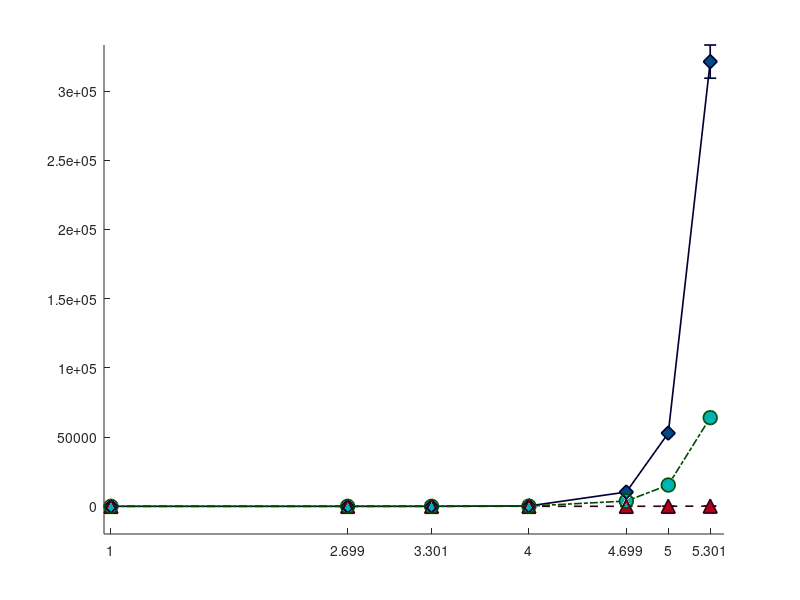

This chart was generated by the following MATLAB code: (Note: this script raises an error after producing the figure.)
m = csvread('results.csv', 1, 0);

[R,C] = size(m);
T = R/3;
% size, prep time avg & stddev, 
% (insert time avg & stddev, remove time avg & stddev) * (vector, list, set)
P = zeros(T, 15);
for t = 1:T
    subm = m(3*t-2:3*t, :);
    P(t, 1) = log10(subm(1, 1));
    P(t, 2) = mean(subm(:, 2));
    P(t, 3) = std(subm(:, 2));
    P(t, 4) = mean(subm(:, 3));
    P(t, 5) = std(subm(:, 3));
    P(t, 6) = mean(subm(:, 4));
    P(t, 7) = std(subm(:, 4));
    P(t, 8) = mean(subm(:, 5));
    P(t, 9) = std(subm(:, 5));
    P(t, 10) = mean(subm(:, 6));
    P(t, 11) = std(subm(:, 6));
    P(t, 12) = mean(subm(:, 7));
    P(t, 13) = std(subm(:, 7));
    P(t, 14) = mean(subm(:, 8));
    P(t, 15) = std(subm(:, 8));
end

% plot insertion
figure;
hold on;
lData = errorbar(P(:,1), P(:,8), P(:,9));
set(lData, 'LineStyle','-','LineWidth',1.2,'Color',[0 0 .2], ...
    'Marker','d','MarkerSize',10,'MarkerFaceColor',[0 .3 .5]);
sData = errorbar(P(:,1), P(:,12), P(:,13));
set(sData, 'LineStyle','--','LineWidth',1.2,'Color',[.2 0 .1], ...
    'Marker','^','MarkerSize',10,'MarkerFaceColor',[.7 0 .1]);
vData = errorbar(P(:,1), P(:,4), P(:,5));
set(vData, 'LineStyle','-.','LineWidth',1.2,'Color',[0 .3 0], ...
    'Marker','o','MarkerSize',10,'MarkerFaceColor',[0 .7 .7]);
xlim([0.95, 5.4]);
ylim([-20000, inf]);
set(gca, 'XTick', P(:,1));
set(gca, 'XTickLabelRotation', 45);
set(gca, 'XTickLabel', str2mat('10','500','2000','10000','50000','100000','200000'));
set(gca, 'YTick', [0 20000 50000 150000 300000]);
set(gca, 'YTickLabel', str2mat('0 sec','20 sec','50 sec','150 sec','300 sec'));
hold off;

% plot deletion
figure;
hold on;
lData1 = line(P(:,1), P(:,10));
set(lData1, 'LineStyle','-','LineWidth',1.2,'Color',[0 0 .2], ...
    'Marker','d','MarkerSize',10,'MarkerFaceColor',[0 .3 .5]);
sData1 = line(P(:,1), P(:,14));
set(sData1, 'LineStyle','--','LineWidth',1.2,'Color',[.2 0 .1], ...
    'Marker','^','MarkerSize',10,'MarkerFaceColor',[.7 0 .1]);
vData1 = line(P(:,1), P(:,6));
set(vData1, 'LineStyle','-.','LineWidth',1.2,'Color',[0 .3 0], ...
    'Marker','o','MarkerSize',10,'MarkerFaceColor',[0 .7 .7]);
xlim([0.95, 5.4]);
ylim([-20000, 520000]);
set(gca, 'XTick', P(:,1));
set(gca, 'XTickLabelRotation', 45);
set(gca, 'XTickLabel', str2mat('10','500','2000','10000','50000','100000','200000'));
set(gca, 'YTick', [0 20000 50000 150000 300000 500000]);
set(gca, 'YTickLabel', str2mat('0 sec','20 sec','50 sec','150 sec','300 sec','500 sec'));
hold off;